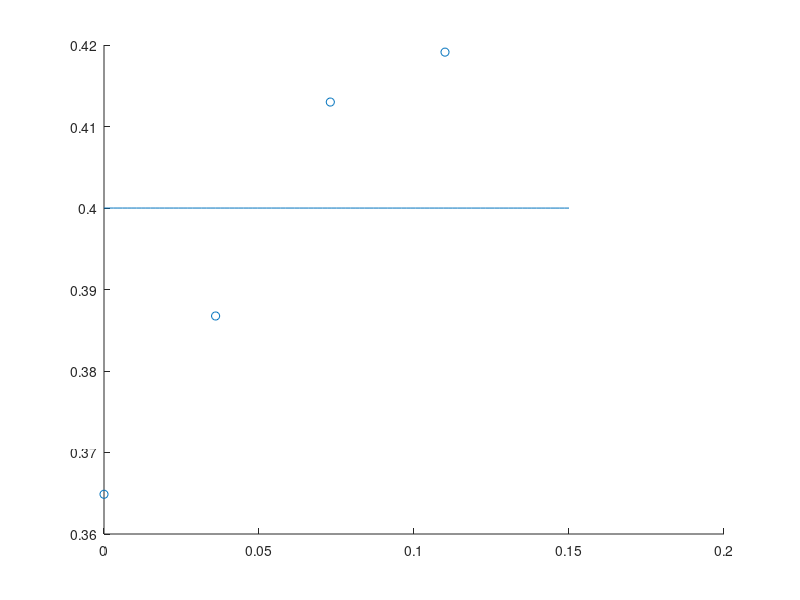

Write MATLAB code to recreate this figure.
%fribil concentration vs phi with data
close all
data_phi=[0;.036;0.073;0.11];
data_F=[41.7;44.2;47.2;47.9];
c0=0.4;

%data_A4=5.957*data_A4 - 12.46*(data_A4.^2);



N=100;
l=101;
phi=linspace(0,0.15,l);
cfib=zeros(l,1);
lng=zeros(l,1);
gamma=zeros(l,1);
goa=zeros(l,1);
alpha=zeros(l,1);

c1_eq=zeros(l,1);
c_0=.4;

%scale
k=8.75*10^-3;
s=0;
data_F=k*(data_F-s);

r=1;
rc=3;
R=r/rc;
r_sc=.75*r;
Rsc=r_sc/rc;
a=.2;
b=10^-6;
aob=a/b;
mass=figure;
fibrils=figure;
for i=1:l
    z=phi(i)/(1-phi(i));
    lng(i)=log(1-phi(i))+(R^3 + 3*R^2 + 3*R)*z +(3*R^3 + 4.5*R^2)*z^2 + (3*R^2)*z^3;
    gamma(i)=exp(lng(i));
    lnalpha=(2/3)*(r/r_sc)^3 * (1.5*(Rsc^2+2*Rsc+1)*z+4.5*(Rsc^2+Rsc)*z^2+4.5*Rsc^2*z^3);
    alpha(i)=exp(lnalpha);
    
    lambda=a*gamma(i)/(b*alpha(i));
    c1_eq(i)=2*c_0/(1+2*lambda*c_0+(1+4*lambda*c_0)^0.5);
end

for i=1:l
    goa=gamma(i)/alpha(i);
    cfib(i)=c_0-c1_eq(i);
end

hold on
figure(fibrils)
plot(phi,cfib);
scatter(data_phi,data_F);